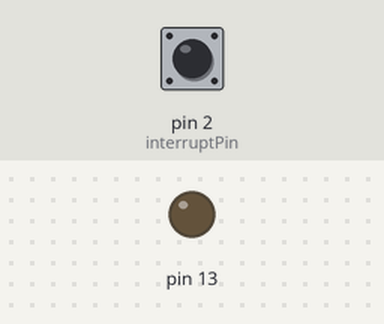
The sketch below on a simulated Arduino Uno, built with avr-gcc and run on an emulated ATmega328P. Parts: output pins drawn as LEDs (lit = HIGH). The test bench sets the inputs (shaded band); at power-on: pin 2 (interruptPin) HIGH. What the sketch prints to the serial monitor is not drawn.

Above: at 0.8 s.
0.9 s: pin 2 (interruptPin) pulled LOW for 0.15 s
2.5 s: pin 2 (interruptPin) pulled LOW for 1 s
At 3.7 s:
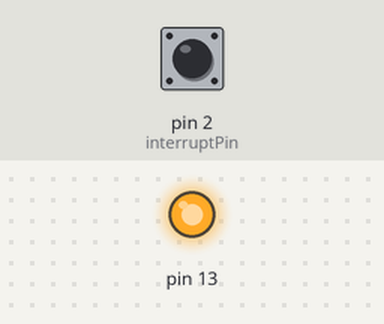
5.0 s: pin 2 (interruptPin) pulled LOW for 3.2 s
At 5.6 s:
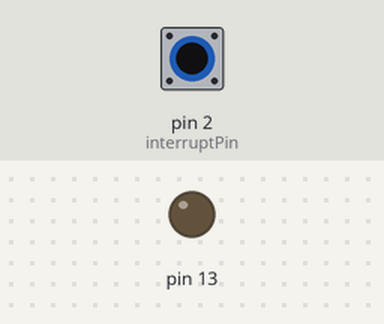
9.7 s: pin 2 (interruptPin) pulsed LOW 2 times (0.12 s each, 0.3 s apart)
At 10.3 s:
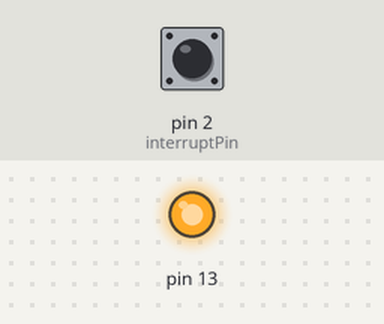
Timing chart, 0 to 12.7 s (numbered marks = the images above; inputs shaded):
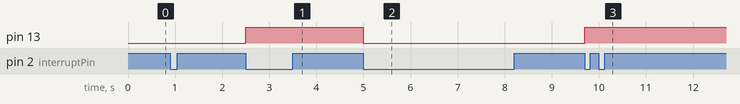

The sketch:

interrupt_PIR.ino
```cpp
const byte interruptPin = 2;
volatile byte state = LOW;
unsigned int count=0;

void setup() {
  Serial.begin(9600);
  pinMode(interruptPin, INPUT_PULLUP);pinMode(13,OUTPUT);
  Serial.println("calibrating wait..");
  while(digitalRead(interruptPin)==HIGH);
  Serial.println("done..");
  attachInterrupt(digitalPinToInterrupt(interruptPin), interrupt_routine, RISING);
}

void loop() {
  digitalWrite(13,state);
  Serial.println("count = "+String(count));
  delay(1000);
}

void interrupt_routine() {
state=!state;Serial.println("interrupt");while(digitalRead(interruptPin)==HIGH);}
```

Measured:
- after the input at 0.9 s, every drawn part: stays the same
- after the input at 2.5 s, pin 13: LOW → HIGH at once
- after the input at 5.0 s, pin 13: HIGH → LOW at once
- after the input at 9.7 s, pin 13: LOW → HIGH at once
